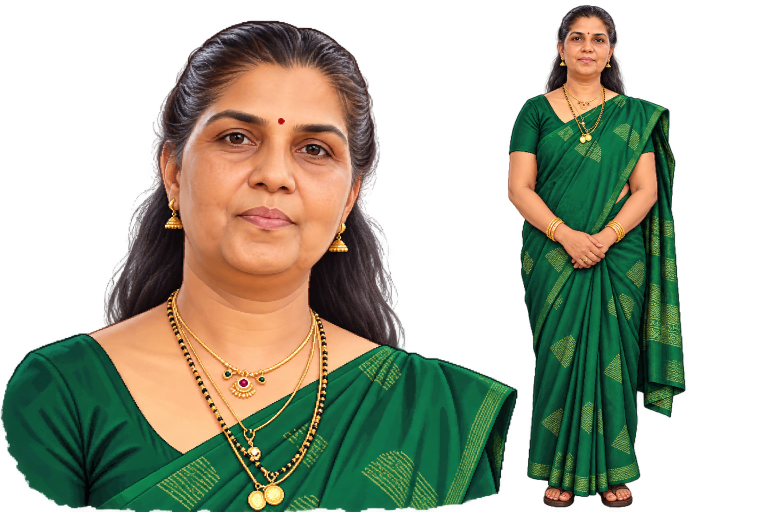
#> input picture assets/mother/artwork/mother-likeness-v6.png, 1536 x 1024 px (shown at 1/2 size)
$ python render_companion_preview.py
#> lines starting #> are read from the running program, lines starting #| are printed output that depends on the picture
### src/mother_animation.py
"""Aligned animation sequences from the approved mother character artwork."""
from PIL import Image
from pathlib import Path
import cv2
import numpy as np

# Pose order rather than blindly playing a row as a loop.
SEQUENCES = {
    'idle': [0] * 25 + [2] + [0] * 8 + [1] * 8,
    'sleep': [2],
    'walk': [4, 5, 6, 7],
    'wave': [0, 3, 3, 3, 0],
    'love': [12, 12, 13, 13, 14, 14, 12, 12],
    'proud': [1, 15, 15, 1, 15, 15, 1],
    'scold': [8, 8, 9, 10, 9, 10, 8, 8],
    'angry': [11] * 12,
    'talk': [8, 9, 8, 10],
    'voice_listening': [0, 0, 1, 1],
    'voice_thinking': [11, 11, 0, 0],
    'review': [0, 0, 1, 1],
}
# Preserve existing interaction state contracts while replacing feline poses.
SEQUENCES.update(jump=SEQUENCES['proud'], stretch=SEQUENCES['love'],
                 failed=SEQUENCES['love'], run=SEQUENCES['wave'])
ONE_SHOT = {'wave', 'love', 'proud', 'scold', 'angry', 'jump', 'stretch', 'failed', 'run', 'laugh', 'sad', 'concern', 'smile'}


def approved_fullbody(path, size):
    """Extract the existing full-length figure, excluding the adjacent portrait."""
#> called with size = (240, 336)
    with Image.open(path) as source:
#> source is the input picture: PIL image 1536x1024 RGBA; mean R, G, B, A 63.1, 70.4, 49.9, 135.9
        pixels = np.array(source.convert('RGBA').crop((1008, 0, 1400, 1024)))
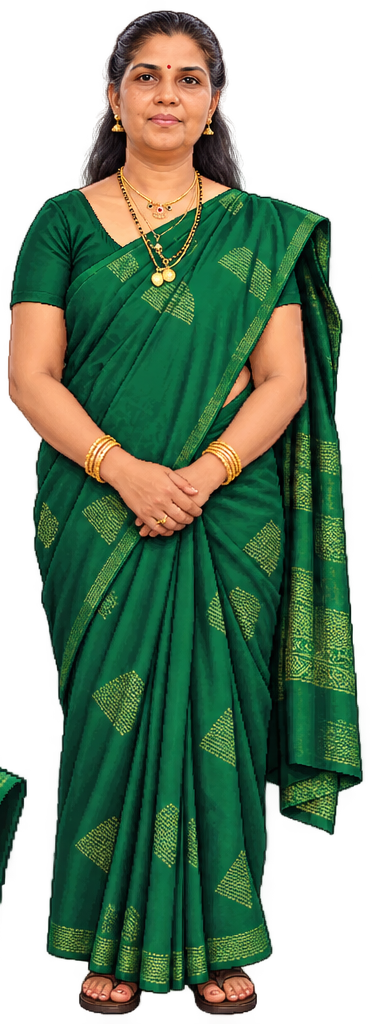
#> pixels: shape (1024, 392, 4); mean R, G, B, A 48.5, 75.9, 49.2, 158.8; transparent parts drawn white
    _, labels, stats, _ = cv2.connectedComponentsWithStats((pixels[:, :, 3] > 200).astype('uint8'))
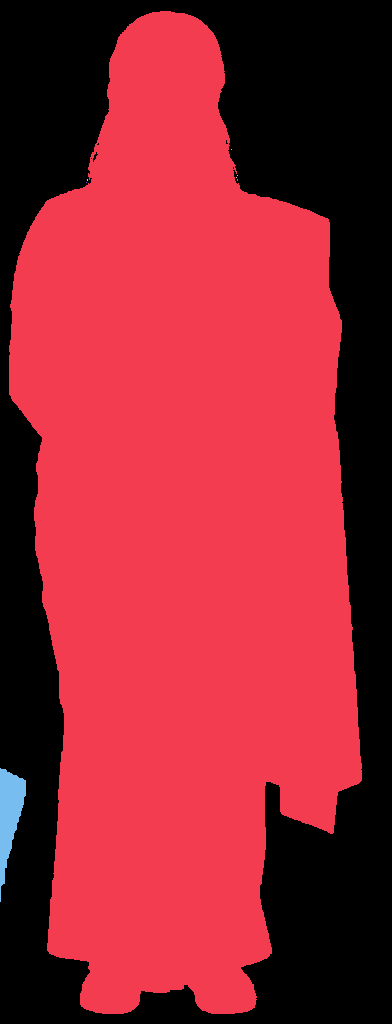
#> labels: shape (1024, 392) int32; 9 distinct labels, from 0 to 8; one colour per label, 0 black
#> stats = [[0, 0, 392, 1024, 150451], [9, 11, 353, 1003, 249156], [231, 149, 1, 1, 1], [237, 175, 1, 1, 1], [236, 177, 1, 1, 1], [87, 179, 1, 2, 2], [237, 179, 1, 2, 2], [86, 182, 1, 1, 1], [0, 768, 26, 134, 1793]]
    main = 1 + int(np.argmax(stats[1:, cv2.CC_STAT_AREA]))
#> main = 1
    pixels[:, :, 3] = np.where(labels == main, 255, 0).astype('uint8')
    figure = Image.fromarray(pixels)
    figure = figure.crop(figure.getchannel('A').getbbox())
    figure.thumbnail((size[0]-12, size[1]-30), Image.Resampling.LANCZOS)
#> figure: PIL image 108x306 RGBA
    # Tk's colour-key overlay cannot blend partial alpha with the desktop.
    # A clean binary silhouette avoids tinted fringes around hair and clothing.
    figure.putalpha(figure.getchannel('A').point(lambda a: 255 if a > 180 else 0))
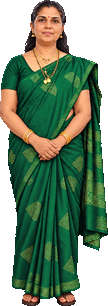
#> figure: PIL image 108x306 RGBA; mean R, G, B, A 42.5, 66.8, 42.8, 178.2; transparent parts drawn white
    frame = Image.new('RGBA', size)
#> frame: PIL image 240x336 RGBA; every value is 0
    frame.alpha_composite(figure, ((size[0]-figure.width)//2, size[1]-6-figure.height))
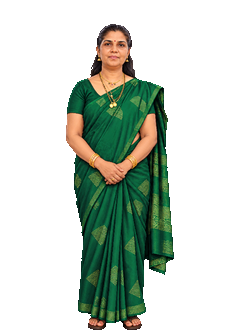
#> frame: PIL image 240x336 RGBA; mean R, G, B, A 17, 26.7, 17, 73; transparent parts drawn white
    return frame


# [133 lines left out: functions load_poses, animation_frames, load_walk_cycle, not called in this run]

### src/thought_bubble.py
"""Cloud outline and text pagination shared by the Tk bubble and previews."""
import math


# [10 lines left out: function bubble_layout, not called in this run]


def cloud_points(width: float, height: float, x: float = 8, y: float = 8) -> list[float]:
    # Irregular rounded lobes, deliberately unlike a rectangular chat box.
    anchors = [(.11,.80),(.02,.79),(.0,.65),(.02,.50),(.12,.43),(.11,.29),
        (.18,.13),(.29,.12),(.34,.20),(.38,.05),(.50,.0),(.61,.13),
        (.67,.03),(.80,.0),(.93,.15),(.97,.32),(.93,.47),(.98,.57),
        (1.,.74),(.94,.87),(.85,.86),(.83,.98),(.74,1.),(.65,.89),
        (.59,.99),(.47,1.),(.38,.95),(.32,1.),(.22,.98),(.14,.90)]
    return [value for px, py in anchors for value in (x+px*width,y+py*height)]


def wrap_pages(text: str, measure, width: int = 205, max_lines: int = 3) -> list[str]:
    lines=[]
    for paragraph in str(text).split('\n'):
        line=''
        for word in paragraph.split():
            proposed=(line+' '+word).strip()
            if line and measure(proposed)>width:
                lines.append(line);line=word
            else:
                line=proposed
        if line: lines.append(line)
    lines=lines or ['']
    return ['\n'.join(lines[i:i+max_lines]) for i in range(0,len(lines),max_lines)]


def float_offset(seconds: float) -> float:
    return 1.4*math.sin(seconds*2.0)


# [9 lines left out: function draw_cloud, not called in this run]

### src/speaking_face.py
"""Small native-canvas mouth motion on the unchanged approved mother pose."""


def mouth_geometry(frame_index: int, sprite_left: float = 20, sprite_top: float = 96):
    # Measured mouth center on approved_fullbody(..., (240, 336)).
    opening = (0.6, 1.7, 2.6, 1.2, 0.7, 2.0)[frame_index % 6]
    center_x, center_y = sprite_left + 114, sprite_top + 58
    return center_x-3, center_y-opening/2, center_x+3, center_y+opening/2


# [4 lines left out: function draw_speaking_mouth, not called in this run]

### tools/render_companion_preview.py
"""Offline illustration of the shared bubble geometry and speaking overlay.

This is a rendered UI preview, not a screenshot or proof of audible playback.
"""
from pathlib import Path
import sys

from PIL import Image, ImageDraw, ImageFont

ROOT=Path(__file__).resolve().parents[1]
sys.path.insert(0,str(ROOT))
from src.mother_animation import approved_fullbody
from src.paths import MOTHER_ARTWORK_DIR
from src.thought_bubble import cloud_points, wrap_pages, float_offset
from src.speaking_face import mouth_geometry


def smooth_outline(flat):
    points=list(zip(flat[::2],flat[1::2]));curve=[]
    for i,current in enumerate(points):
        previous=points[i-1];following=points[(i+1)%len(points)]
        for step in range(16):
            t=step/16
            curve.append(tuple(.5*((1-t)**2*previous[k]+(1+2*t-2*t*t)*current[k]+t*t*following[k]) for k in (0,1)))
    return curve


def main():
    out=ROOT/'docs/previews';out.mkdir(parents=True,exist_ok=True)
    factor=3
    font=ImageFont.truetype('C:/Windows/Fonts/Nirmala.ttc',13*factor)
    pose=approved_fullbody(MOTHER_ARTWORK_DIR/'mother-likeness-v6.png',(240,336))
    frames=[]
    for index in range(24):
        image=Image.new('RGBA',(280*factor,432*factor),'#ecefe9')
        image.alpha_composite(pose.resize((240*factor,336*factor),Image.Resampling.LANCZOS),(20*factor,96*factor))
        draw=ImageDraw.Draw(image)
        dy=float_offset(index*.12)
        curve=[(x*factor,(y+dy)*factor) for x,y in smooth_outline(cloud_points(264,78))]
        draw.polygon(curve,fill='#fffdf5')
        draw.line(curve+[curve[0]],fill='#394b3d',width=2*factor,joint='curve')
        for box in [(123.8,91,133.8,101),(137.5,106,142.5,111)]:
            draw.ellipse((box[0]*factor,(box[1]+dy)*factor,box[2]*factor,(box[3]+dy)*factor),fill='#fffdf5',outline='#394b3d',width=2*factor)
        text='Thinking…' if index<8 else "I'm here. Tell me how your day went."
        page=wrap_pages(text,lambda s:font.getlength(s)/factor)[0]
        draw.multiline_text((140*factor,(47+dy)*factor),page,font=font,fill='#253c2e',anchor='mm',align='center',spacing=0)
        if index>=8:
            box=mouth_geometry(index)
            draw.ellipse(tuple(v*factor for v in box),fill='#61362e',outline='#8a5046',width=1)
        frames.append(image.convert('RGB').resize((560,864),Image.Resampling.LANCZOS))
#> this loop made 24 passes
#> pass 1, in main, `image=Image.new('RGBA',(280*factor,432*factor),'#ecefe9')`:
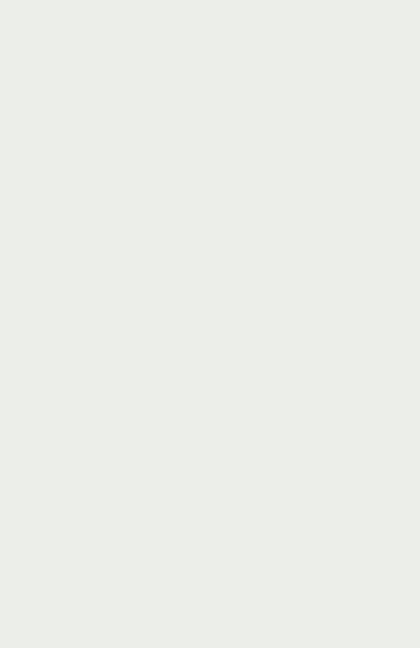
#> image: PIL image 840x1296 RGBA (shown at 1/2 size); mean R, G, B, A 236, 239, 233, 255
#> after the loop:
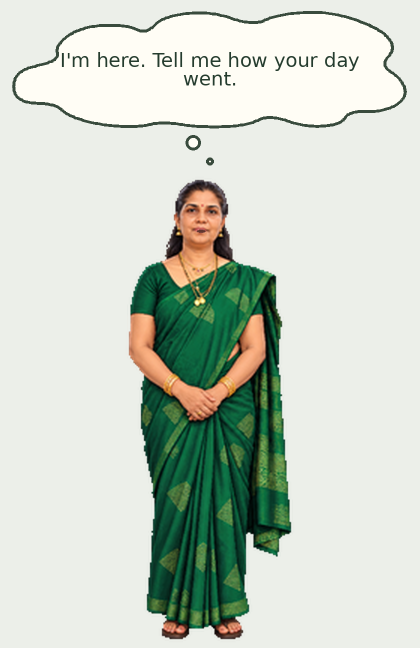
#> image: PIL image 840x1296 RGBA (shown at 1/2 size); mean R, G, B, A 201.9, 210.4, 198.7, 255
#> after the loop, frames = 24 items
    frames[12].save(out/'thought-bubble-preview.png')
    frames[0].save(out/'thought-bubble-speaking.gif',save_all=True,append_images=frames[1:],duration=120,loop=0)
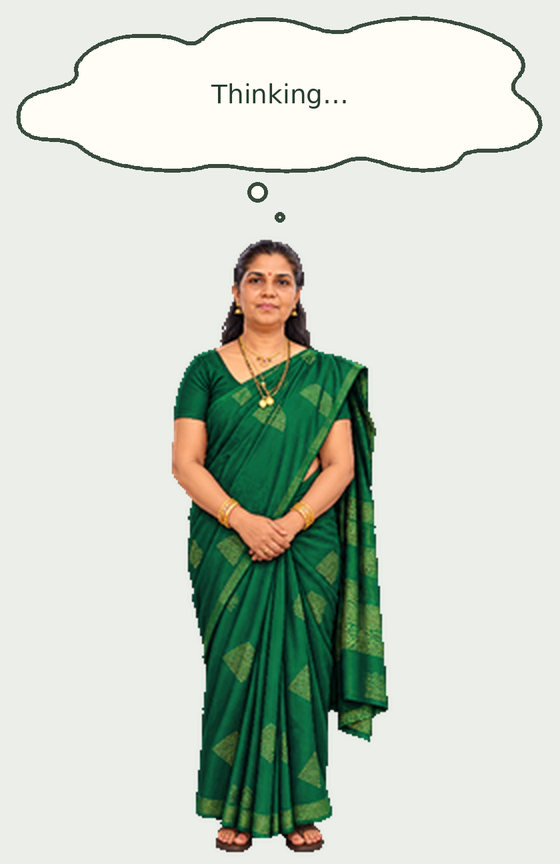
#> saved as thought-bubble-speaking.gif: PIL image 560x864 RGB; mean R, G, B 202.5, 211, 199.4
    print(out/'thought-bubble-preview.png')


if __name__=='__main__': main()

$ run again, with assets/mother/artwork/mother-emotions-v7.png copied over assets/mother/artwork/mother-likeness-v6.png
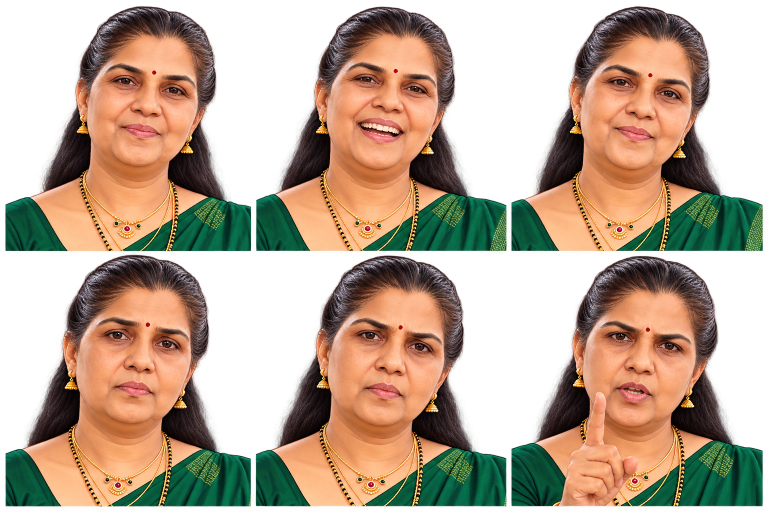
#> input picture assets/mother/artwork/mother-emotions-v7.png, 1536 x 1024 px (shown at 1/2 size)
#> in approved_fullbody, source is the input picture: PIL image 1536x1024 RGBA; mean R, G, B, A 113.2, 92.5, 70.9, 155.2
#> in approved_fullbody, `_, labels, stats, _ = cv2.connectedComponentsWithStats((pixels[:, :, 3..`:
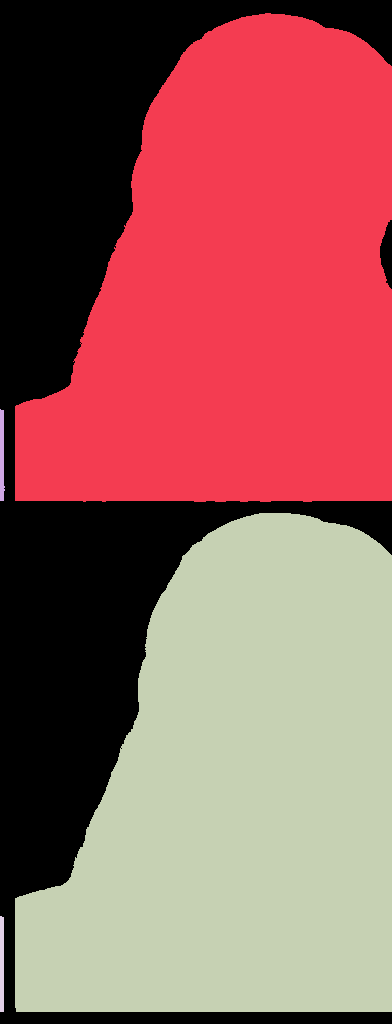
#> labels: shape (1024, 392) int32; 5 distinct labels, from 0 to 4; one colour per label, 0 black
#> stats = [[0, 0, 392, 1024, 121514], [15, 13, 377, 489, 137541], [0, 409, 5, 92, 369], [15, 513, 377, 499, 141602], [0, 916, 4, 96, 382]]
#> main = 3
#> after the loop in main, `for index in range(24):`: frames = 24 items
#> in main, `frames[0].save(out/'thought-bubble-speaking.gif',save_all=True,append_..`:
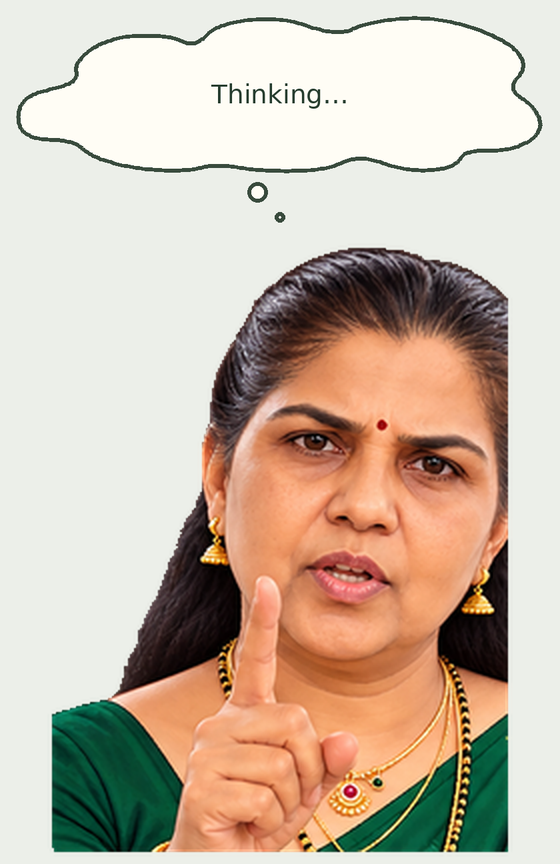
#> saved as thought-bubble-speaking.gif: PIL image 560x864 RGB; mean R, G, B 203, 186.3, 169.6

$ run again, with assets/mother/artwork/mother-laugh-closeup-v8.png copied over assets/mother/artwork/mother-likeness-v6.png
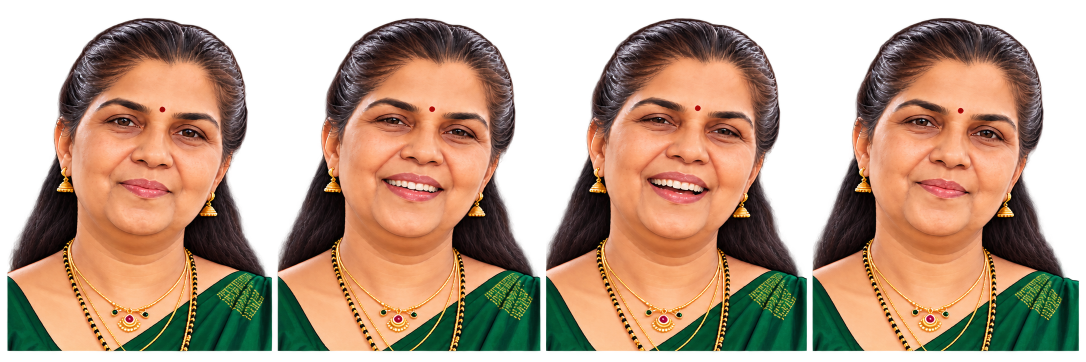
#> input picture assets/mother/artwork/mother-laugh-closeup-v8.png, 2172 x 724 px (shown at 1/2 size)
#> in approved_fullbody, source is the input picture: PIL image 2172x724 RGBA; mean R, G, B, A 107.5, 80.3, 59.1, 173.3
#> labels: shape (1024, 392) int32; 6 distinct labels, from 0 to 5
#> stats = [[0, 0, 392, 1024, 221498], [85, 37, 307, 665, 162814], [0, 123, 22, 178, 2798], [129, 409, 1, 1, 1], [0, 413, 72, 289, 14296], [96, 492, 1, 1, 1]]
#> main = 1
#> after the loop in main, `for index in range(24):`: frames = 24 items
#> in main, `frames[0].save(out/'thought-bubble-speaking.gif',save_all=True,append_..`:
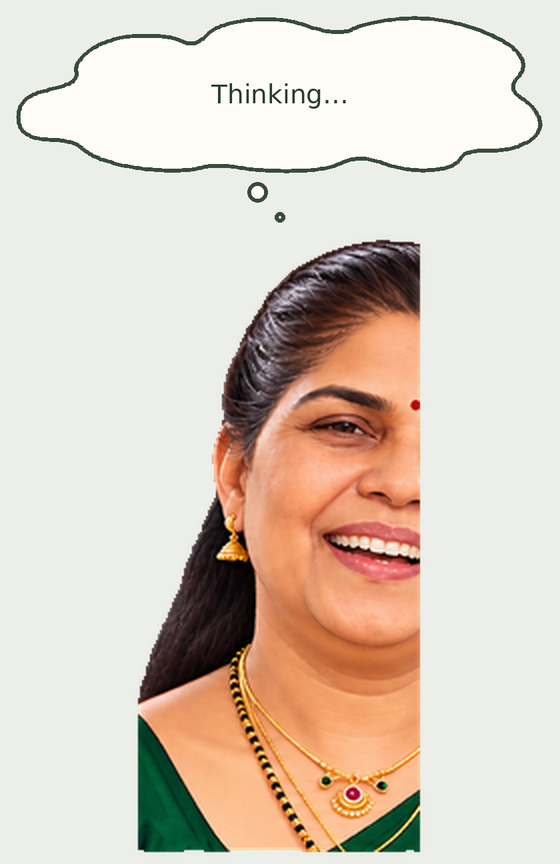
#> saved as thought-bubble-speaking.gif: PIL image 560x864 RGB; mean R, G, B 219.2, 205.9, 192
